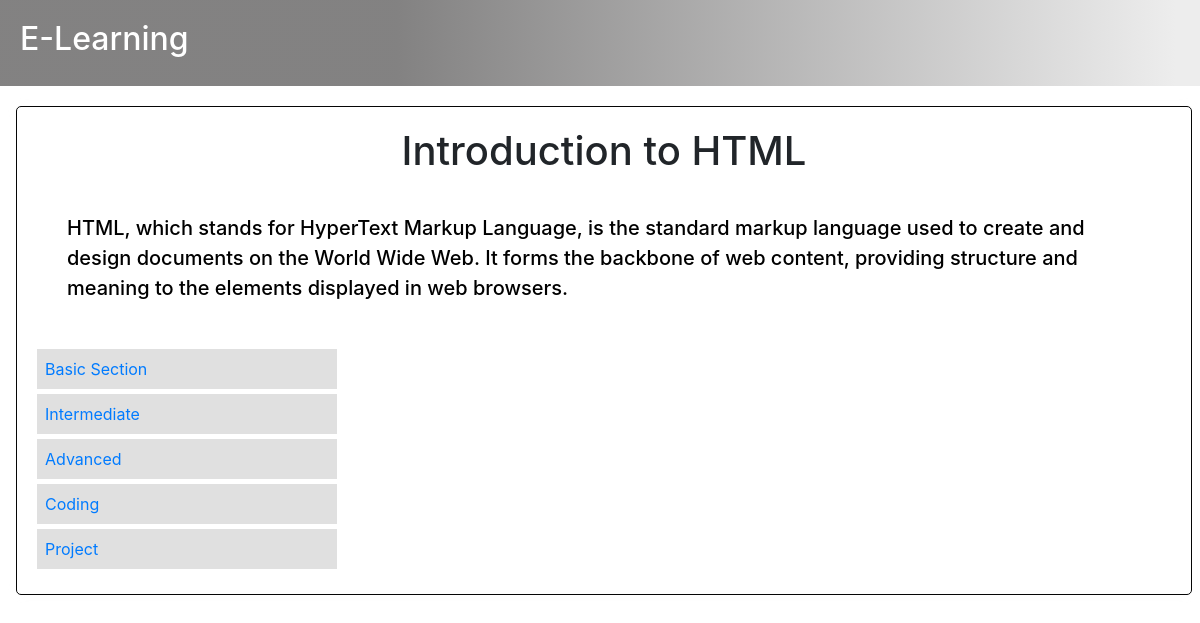
/html/hintro/ (signed in), run on the app's committed database.
### exam/models.py (models this page shows)
class TestResult(models.Model):
    user = models.ForeignKey(CustUser, on_delete=models.CASCADE)
    options=(
        ('Basic','Basic'),
        ('BasicHTML','BasicHTML'),
        ('BasicPHP','BasicPHP'),
        ('Intermediate','Intermediate'),
        ('IntermediateHTML','IntermediateHTML'),
        ('IntermediatePHP','IntermediatePHP'),
        ('Advanced','Advanced'),
        ('AdvancedHTML','AdvancedHTML'),
        ('AdvancedPHP','AdvancedPHP')
    )
    section=models.CharField(max_length=100,choices=options,default='Basic')
    score = models.IntegerField()
    date_taken = models.DateTimeField(auto_now_add=True)
    is_active_fields = models.BooleanField(default = False,null=True,blank = True)

### exam2/views.py (the view)
# urls.py: path('hintro/',htmlintro.as_view(),name='htmlintro'),
class htmlintro(TemplateView):
    template_name = 'htmlintro.html'
    def get_context_data(self, **kwargs):
        context = super().get_context_data(**kwargs)
        context['data'] = TestResult.objects.filter(user=self.request.user)
        return context

### exam2/templates/htmlintro.html (shortened to what this page needs)
<!DOCTYPE html>
<html>
<head>
  <link rel="stylesheet" href="https://cdn.jsdelivr.net/npm/bootstrap@4.6.2/dist/css/bootstrap.min.css">
</head>
<body>
    {% load static %}
    {% load static %}
<section id="one">
    <nav class="navbar">
        <div class="nav-logo">
             <a href="{% url 'h' %}"><h2>E-Learning</h2></a>
        </div>
    </nav>
</section>
    <div class="ml-3">
        <div id="section1" class="section active mr-2 mb-2">
            <link rel="stylesheet" href="{% static 'js/home.js' %}">
       <h1 style="text-align: center;">Introduction to HTML</h1>
    <p style=" color: black; font-size:20px; padding: 30px; font-weight: 500;">HTML, which stands for HyperText Markup Language, is the standard markup language used to create and design documents on the World Wide Web. It forms the backbone of web content, providing structure and meaning to the elements displayed in web browsers.</p>
    <div class="vstack gap-3">
        <div class="p-2"><a href="{% url 'basichtml' %}">Basic Section</a></div>
        {% for i in data %}
            {% if i.section == 'BasicHTML' and i.score > 7 %}
                <div class="p-2"><a href="{% url 'interhtml' %}">Intermediate</a></div>
            {% endif %}
            {% if i.section == 'IntermediateHTML' and i.score > 7 %}
                <div class="p-2"><a href="{% url 'advhtml' %}">Advanced</a></div>
            {% endif %}
            {% if i.section == 'AdvancedHTML' and i.score > 7 %}
                <div class="p-2"><a href="{% url 'htmlcoding' %}">Coding</a></div>
                <div class="p-2"><a href="{% url 'upload_project2' %}">Project</a></div>
            {% endif %}
        {% endfor %}
    </div>
        </div>
    </div>
</body>
</html>

### exam2/templates/htmlintro.html (style rules this page uses)
.navbar { background: rgb(124,123,123); background: linear-gradient(90deg, rgba(124,123,123,0.9501050420168067) 33%, rgba(237,237,237,1) 98%); color: white; overflow: hidden; padding: 20px ; line-height: 2; }
.navbar a { float: left; display: block; color: white; text-align: center; font-size: 17px; text-decoration: none; }
.section { display: none; padding: 20px; border: 1px solid #060606; border-radius: 5px; margin-top: 20px; box-shadow: 0 0 10px rgba(250, 248, 248, 0.1); }
.active { display: block; }
.vstack > div { background-color: #e0e0e0; border-radius: 0px; padding: 10px; margin-bottom: 5px; transition: background-color 0.3s ease; max-width: 300px; overflow: hidden; text-overflow: ellipsis; white-space: nowrap; }

### data on the page
TestResult: section "Intermediate"
TestResult: section "Advanced"
TestResult: section "Coding"
